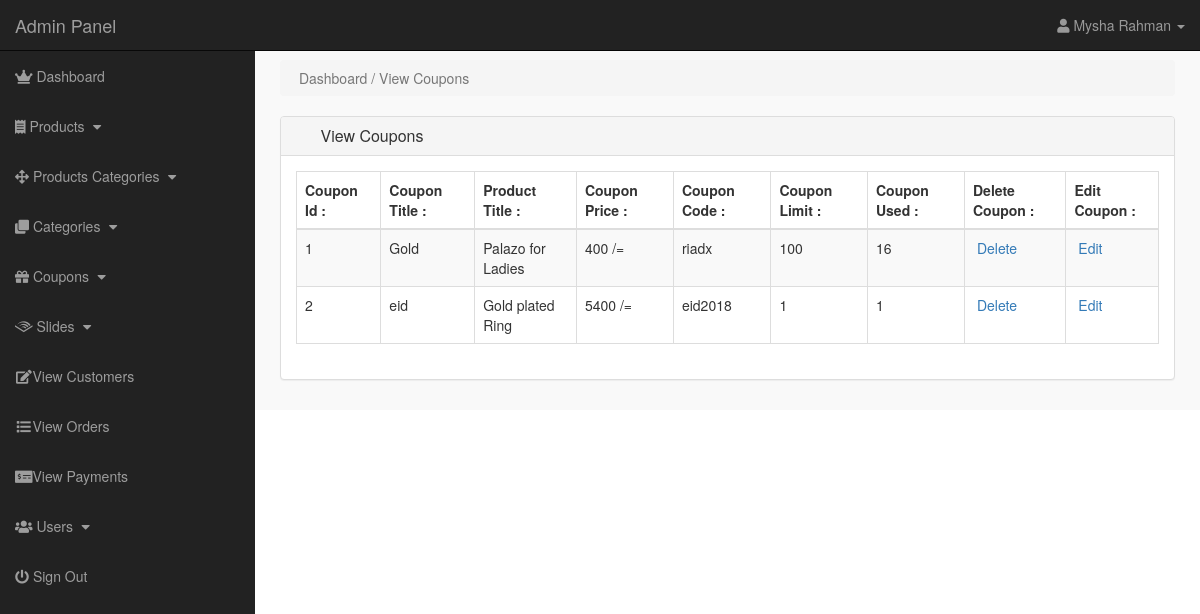
/admin/index.php?view_coupons (signed in), run on an earlier commit of the app's database.
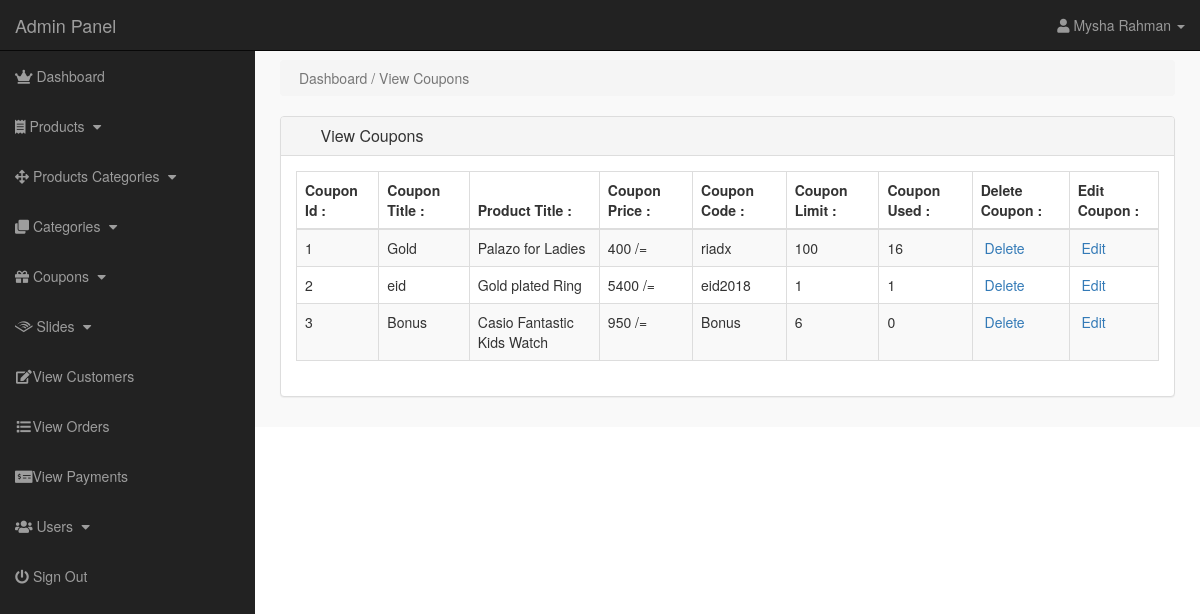
And on a later commit of the database.
### tables this page shows
CREATE TABLE `coupons` (
  `coupon_id` int(10) NOT NULL,
  `product_id` int(10) NOT NULL,
  `coupon_title` varchar(255) NOT NULL,
  `coupon_price` varchar(255) NOT NULL,
  `coupon_code` varchar(255) NOT NULL,
  `coupon_limit` int(100) NOT NULL,
  `coupon_used` int(100) NOT NULL
);

CREATE TABLE `products` (
  `product_id` int(11) NOT NULL,
  `p_cat_id` int(11) NOT NULL,
  `cat_id` int(11) NOT NULL,
  `date` timestamp NOT NULL DEFAULT CURRENT_TIMESTAMP ON UPDATE CURRENT_TIMESTAMP,
  `product_title` text NOT NULL,
  `product_img1` text NOT NULL,
  `product_img2` text NOT NULL,
  `product_img3` text NOT NULL,
  `product_price` int(11) NOT NULL,
  `product_desc` text NOT NULL,
  `product_keywords` text NOT NULL
);

### admin/view_coupons.php (the view)
<?php
if(!isset($_SESSION['admin_email'])){
echo "<script>window.open('login.php','_self')</script>";
}
else {
?>
    <div class="row">
        <div class="col-lg-12">
            <ol class="breadcrumb">
                <li class="active">
                    <i class="fa fa-dashboard"></i> Dashboard / View Coupons
                </li>
            </ol>
        </div>
    </div>
    <div class="row">
        <div class="col-lg-12">
            <div class="panel panel-default">
                <div class="panel-heading">
                    <h3 class="panel-title">
                        <i class="fa fa-money fa-fw"></i> View Coupons
                    </h3>
                </div>
                <div class="panel-body">
                    <div class="table-responsive">
                        <table class="table table-bordered table-hover table-striped">
                            <thead>
                                <tr>
                                    <th>Coupon Id : </th>
                                    <th>Coupon Title : </th>
                                    <th>Product Title : </th>
                                    <th>Coupon Price : </th>
                                    <th>Coupon Code : </th>
                                    <th>Coupon Limit : </th>
                                    <th>Coupon Used : </th>
                                    <th>Delete Coupon : </th>
                                    <th>Edit Coupon : </th>
                                </tr>
                            </thead>
                            <tbody>
                                <?php
$i = 0;
$get_coupons = "select * from coupons";
$run_coupons = mysqli_query($con,$get_coupons);
while($row_coupons = mysqli_fetch_array($run_coupons)){
$coupon_id = $row_coupons['coupon_id'];
$product_id = $row_coupons['product_id'];
$coupon_title = $row_coupons['coupon_title'];
$coupon_price = $row_coupons['coupon_price'];
$coupon_code = $row_coupons['coupon_code'];
$coupon_limit = $row_coupons['coupon_limit'];
$coupon_used = $row_coupons['coupon_used'];
$get_products = "select * from products where product_id='$product_id'";
$run_products = mysqli_query($con,$get_products);
$row_products = mysqli_fetch_array($run_products);
$product_title = $row_products['product_title'];
$i++;
?>
                                    <tr>
                                        <td>
                                            <?php echo $i; ?>
                                        </td>
                                        <td>
                                            <?php echo $coupon_title; ?>
                                        </td>
                                        <td>
                                            <?php echo $product_title; ?>
                                        </td>
                                        <td>
                                            <?php echo "$coupon_price /="; ?>
                                        </td>
                                        <td>
                                            <?php echo $coupon_code; ?>
                                        </td>
                                        <td>
                                            <?php echo $coupon_limit; ?>
                                        </td>
                                        <td>
                                            <?php echo $coupon_used; ?>
                                        </td>
                                        <td>
                                            <a href="index.php?delete_coupon=<?php echo $coupon_id; ?>">
<i class="fa fa-trash-o"></i> Delete
</a>
                                        </td>
                                        <td>
                                            <a href="index.php?edit_coupon=<?php echo $coupon_id; ?>">
<i class="fa fa-pencil"></i> Edit
</a>
                                        </td>
                                    </tr>
                                    <?php } ?>
                            </tbody>
                        </table>
                    </div>
                </div>
            </div>
        </div>
    </div>
    <?php } ?>

### admin/index.php (shortened to what this page needs)
<?php
include("../includes/connection.php");
if(!isset($_SESSION['admin_email'])){
    echo "<script>window.open('login.php', '_self')</script>";
}
else{
?>
    <?php
$admin_session = $_SESSION['admin_email'];
$get_admin = "select * from admins  where admin_email='$admin_session'";
$run_admin = mysqli_query($con,$get_admin);
$row_admin = mysqli_fetch_array($run_admin);
$admin_name = $row_admin['admin_name'];
?>
        <!DOCTYPE html>
        <html lang="en">
        <head>
            <link rel="stylesheet" type="text/css" href="../styles/bootstrap.min.css">
            <link rel="stylesheet" href="../font-awesome/css/fontawesome-all.min.css">
            <link rel="stylesheet" type="text/css" href="../styles/admin-style.css">
        </head>
        <body>
            <div id="wrapper">
                <?php
        include("includes/sidebar.php");
        ?>
                    <div id="page-wrapper">
                        <div class="container-fluid">
                            <?php
    if(isset($_GET['view_coupons'])){
    include("view_coupons.php");
    }
                    ?>
                        </div>
                    </div>
            </div>
        </body>
        </html>
        <?php } ?>

### admin/includes/sidebar.php (shortened to what this page needs)
<?php
if(!isset($_SESSION['admin_email'])){
    echo "<script>window.open('login.php', '_self')</script>";
}
else{
?>
    <nav class="navbar navbar-inverse navbar-fixed-top">
        <div class="navbar-header">
            <a href="index.php?dashboard" class="navbar-brand">Admin Panel</a>
        </div>
        <ul class="nav navbar-right top-nav">
            <li class="dropbox">
                <a href="#" class="dropdown-toggle" data-toggle="dropdown">
               <i class="fa fa-user"></i>
               <?php echo $admin_name; ?> <b class="caret"></b>
        </a>
        </li>
        </ul>
        <div class="collapse navbar-collapse navbar-ex1-collapse">
            <ul class="nav navbar-nav side-nav">
                <li>
                    <a href="index.php?dashboard">
<i class="fas fa-crown"></i> Dashboard
</a>
                </li>
                <li>
                    <a href="#" data-toggle="collapse" data-target="#products">
<i class="fas fa-receipt"></i> Products
<i class="fa fa-fw fa-caret-down"></i>
</a>
                </li>
                <li>
                    <a href="#" data-toggle="collapse" data-target="#p_cat">
<i class="fas fa-arrows-alt"></i> Products Categories
<i class="fa fa-fw fa-caret-down"></i>
</a>
                </li>
                <li>
                    <a href="#" data-toggle="collapse" data-target="#cat">
<i class="fas fa-clone"></i> Categories
<i class="fa fa-fw fa-caret-down"></i>
</a>
                </li>
                <li>
                    <a href="#" data-toggle="collapse" data-target="#coupons">
                        <i class="fas fa-gift"></i> Coupons
                        <i class="fa fa-fw fa-caret-down"></i>
                    </a>
                </li>
                <li>
                    <a href="#" data-toggle="collapse" data-target="#slides">
<i class="fab fa-audible"></i> Slides
<i class="fa fa-fw fa-caret-down"></i>
</a>
                </li>
                <li>
                    <a href="index.php?view_customers"><i class="fa fa-fw fa-edit"></i>View Customers</a>
                </li>
                <li>
                    <a href="index.php?view_orders"><i class="fa fa-fw fa-list"></i>View Orders</a>
                </li>
                <li>
                    <a href="index.php?view_payments"><i class="fas fa-money-check-alt"></i>View Payments</a>
                </li>
                <li>
                    <a href="#" data-toggle="collapse" data-target="#users">
                    <i class="fas fa-users"></i> Users
<i class="fa fa-fw fa-caret-down"></i>
</a>
                </li>
                <li>
                    <a href="logout.php"><i class="fas fa-power-off"></i> Sign Out</a>
                </li>
            </ul>
        </div>
    </nav>
    <?php } ?>

### styles/admin-style.css (style rules this page uses)
body { margin-top: 100px; }
@media (min-width: 768px) { body { margin-top: 50px; } }
#wrapper { padding-left: 0; }
#page-wrapper { width: 100%; padding: 0; background-color: #F9F9F9; }
@media (min-width: 768px) { #wrapper { padding-left: 255px; } }
@media (min-width: 768px) { #page-wrapper { padding: 10px; } }
.top-nav { padding: 0 15px; }
.top-nav > li { display: inline-block; float: left; }
.top-nav > li > a { padding-top: 15px; padding-bottom: 15px; line-height: 20px; color: #999; }
@media (min-width: 768px) { .side-nav { position: fixed; top: 51px; width: 255px; border-radius: 0; overflow-y: auto; background-color: #222; bottom: 0; overflow-x: hidden; padding-bottom: 40px; } }
@media (min-width: 768px) { .side-nav > li > a { width: 255px; } }
.panel-body { border-radius: 5px; }
a, li, ul, option, select, data-toggle, dropbox { -moz-transition: all 0.3s; -o-transition: all 0.3s; -webkit-transition: all 0.3s; }

What changed in the data, as far as the page shows it:
added coupons: coupon_title "Bonus", product.product_title "Casio Fantastic Kids Watch", coupon_price "950", coupon_code "Bonus", coupon_limit "6", coupon_used "0"
